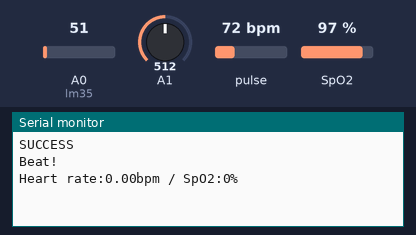
A sketch run on a simulated Arduino Uno, built with avr-gcc and run on an emulated ATmega328P. Parts: the last lines printed to the serial monitor. The inputs (shaded band) are chosen by the test bench; at power-on: pulse 72 bpm, SpO2 97 %, A0 (lm35) = 51, A1 = 512.

Above: at 1.2 s.
1.3 s: pulse set to 42 bpm
At 2.7 s:
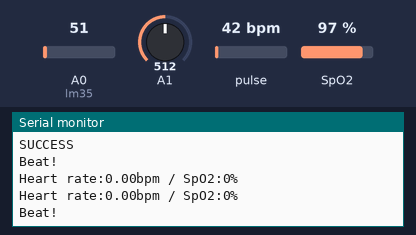
2.8 s: SpO2 set to 80 %
At 3.4 s:
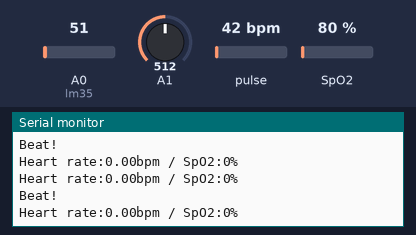
4.3 s: pulse set to 70 bpm
At 7.4 s:
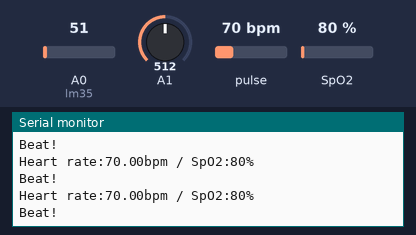
Timing chart, 0 to 8.9 s (numbered marks = the images above; inputs shaded):
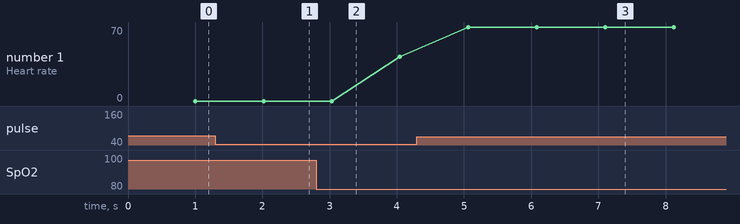

The sketch:

arduino_node.ino
```cpp
#include<SoftwareSerial.h>
#define USE_ARDUINO_INTERRUPTS true
#include <PulseSensorPlayground.h>
#include <Wire.h>
#include "MAX30100_PulseOximeter.h"

#define REPORTING_PERIOD_MS     1000

SoftwareSerial Arduino_SoftSerial(5,6);
int lm35=A0;
int data1,data2,data3,data4;

PulseOximeter pox;

uint32_t tsLastReport = 0;

void onBeatDetected()
{
    Serial.println("Beat!");
}


void setup() {
  // put your setup code here, to run once:
  Serial.begin(57600);
  Arduino_SoftSerial.begin(9600);
  pinMode(10,INPUT);
  pinMode(11,INPUT);

   if (!pox.begin()) {
        Serial.println("FAILED");
        for(;;);
    } else {
        Serial.println("SUCCESS");
    }

  pox.setOnBeatDetectedCallback(onBeatDetected);


}

void loop() {
  // put your main code here, to run repeatedly:
  pox.update();
  data1=tempfunc(lm35);
  data2=analogRead(A1);
   if (millis() - tsLastReport > REPORTING_PERIOD_MS) {
        Serial.print("Heart rate:");
        Serial.print(pox.getHeartRate());
        data3=pox.getHeartRate();
        Serial.print("bpm / SpO2:");
        Serial.print(pox.getSpO2());
        data4=pox.getSpO2();
        Serial.println("%");
        Arduino_SoftSerial.print(data1);Arduino_SoftSerial.print("A");
        Arduino_SoftSerial.print(data2);Arduino_SoftSerial.print("B");
        Arduino_SoftSerial.print(data3);Arduino_SoftSerial.print("C");
        Arduino_SoftSerial.print(data4);Arduino_SoftSerial.print("D");
        Arduino_SoftSerial.print("\n");

        tsLastReport = millis();
    }


}
int tempfunc(int lm35)
{
  int tempadc=analogRead(lm35);
  float tempval=tempadc*4.88;
  int res=tempval/10;
  res-=70;
  return res;
}
```

Measured:
- after the input at 4.3 s, the serial monitor: prints a new line after 0.77 s (image 3)
- plotted number 1: 42 → 70 after the input at 4.3 s
